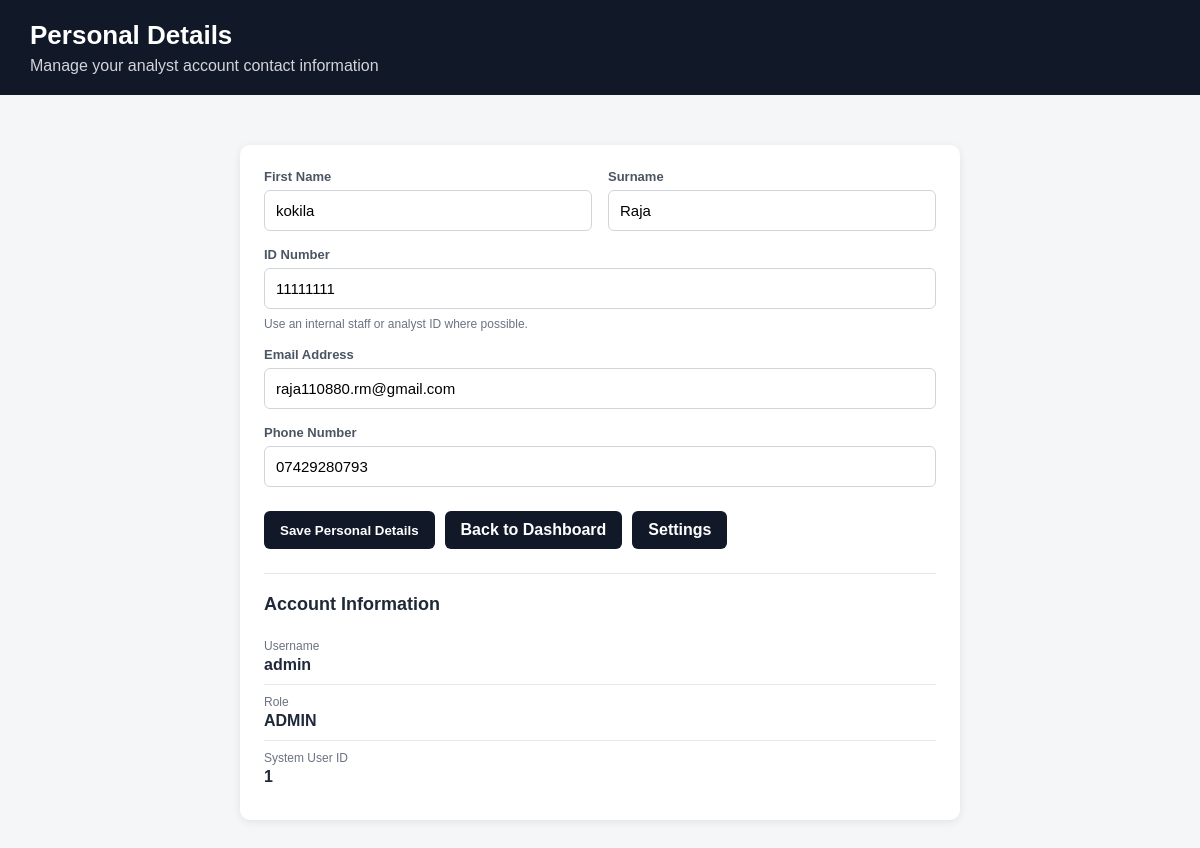
Screenshot of /profile (signed in) with the database file from the repository.
### tables this page shows
CREATE TABLE users (
            id INTEGER PRIMARY KEY AUTOINCREMENT,
            username TEXT NOT NULL UNIQUE,
            password_hash TEXT NOT NULL,
            role TEXT NOT NULL DEFAULT 'ANALYST',
            is_active INTEGER NOT NULL DEFAULT 1,
            created_at TEXT NOT NULL,
            last_login TEXT
        , first_name TEXT, surname TEXT, id_number TEXT, email TEXT, phone_number TEXT);

### app/main.py (the view)
@app.get("/profile")
def profile_page(
    request: Request,
):
    user = get_current_user(
        request
    )
    if not user:
        return RedirectResponse(
            url="/login",
            status_code=303,
        )
    profile = get_user_profile(
        user["id"]
    )
    if profile is None:
        raise HTTPException(
            status_code=404,
            detail="User profile not found",
        )
    return templates.TemplateResponse(
        request,
        "profile.html",
        {
            "user": user,
            "profile": profile,
            "error": None,
            "success": None,
        },
    )

### templates/profile.html (shortened to what this page needs)
<!DOCTYPE html>
<html lang="en">
<head>
</head>
<body>
<header>
    <h1>Personal Details</h1>
    <p>Manage your analyst account contact information</p>
</header>
<div class="container">
    <div class="card">
        <form method="post" action="/profile">
            <div class="form-grid">
                <div>
                    <label for="first_name">
                        First Name
                    </label>
                    <input
                        type="text"
                        id="first_name"
                        name="first_name"
                        value="{{ profile.first_name }}"
                        autocomplete="given-name"
                        required
                    >
                </div>
                <div>
                    <label for="surname">
                        Surname
                    </label>
                    <input
                        type="text"
                        id="surname"
                        name="surname"
                        value="{{ profile.surname }}"
                        autocomplete="family-name"
                        required
                    >
                </div>
                <div class="full-width">
                    <label for="id_number">
                        ID Number
                    </label>
                    <input
                        type="text"
                        id="id_number"
                        name="id_number"
                        value="{{ profile.id_number }}"
                        placeholder="Staff / analyst ID"
                    >
                    <div class="note">
                        Use an internal staff or analyst ID where possible.
                    </div>
                </div>
                <div class="full-width">
                    <label for="email">
                        Email Address
                    </label>
                    <input
                        type="email"
                        id="email"
                        name="email"
                        value="{{ profile.email }}"
                        autocomplete="email"
                    >
                </div>
                <div class="full-width">
                    <label for="phone_number">
                        Phone Number
                    </label>
                    <input
                        type="tel"
                        id="phone_number"
                        name="phone_number"
                        value="{{ profile.phone_number }}"
                        autocomplete="tel"
                    >
                </div>
            </div>
            <div class="button-row">
                <button type="submit">
                    Save Personal Details
                </button>
                <a
                    href="/dashboard"
                    class="button"
                >
                    Back to Dashboard
                </a>
                <a
                    href="/settings"
                    class="button"
                >
                    Settings
                </a>
            </div>
        </form>
        <div class="account-info">
            <h2>Account Information</h2>
            <div class="detail-row">
                <div class="detail-label">
                    Username
                </div>
                <div class="detail-value">
                    {{ profile.username }}
                </div>
            </div>
            <div class="detail-row">
                <div class="detail-label">
                    Role
                </div>
                <div class="detail-value">
                    {{ profile.role }}
                </div>
            </div>
            <div class="detail-row">
                <div class="detail-label">
                    System User ID
                </div>
                <div class="detail-value">
                    {{ profile.id }}
                </div>
            </div>
        </div>
    </div>
</div>
</body>
</html>

### templates/profile.html (style rules this page uses)
* { box-sizing: border-box; }
body { margin: 0; font-family: Arial, sans-serif; background: #f4f6f8; color: #1f2937; }
header { background: #111827; color: white; padding: 20px 30px; }
header h1 { margin: 0; font-size: 26px; }
header p { margin: 6px 0 0; color: #d1d5db; }
.container { max-width: 760px; margin: 30px auto; padding: 20px; }
.card { background: white; padding: 24px; border-radius: 10px; box-shadow: 0 2px 8px rgba(0,0,0,0.08); }
.form-grid { display: grid; grid-template-columns: 1fr 1fr; gap: 16px; }
.full-width { grid-column: 1 / -1; }
label { display: block; margin-bottom: 6px; font-size: 13px; color: #4b5563; font-weight: bold; }
input { width: 100%; padding: 11px; border: 1px solid #d1d5db; border-radius: 6px; font-size: 15px; }
.account-info { margin-top: 24px; padding-top: 20px; border-top: 1px solid #e5e7eb; }
.account-info h2 { margin: 0 0 14px; font-size: 18px; }
.detail-row { padding: 10px 0; border-bottom: 1px solid #e5e7eb; }
.detail-row:last-child { border-bottom: none; }
.detail-label { font-size: 12px; color: #6b7280; }
.detail-value { margin-top: 3px; font-weight: bold; }
.button-row { margin-top: 24px; display: flex; gap: 10px; flex-wrap: wrap; }
button, .button { display: inline-block; padding: 10px 16px; border: none; border-radius: 6px; background: #111827; color: white; text-decoration: none; cursor: pointer; font-weight: bold; }
.note { margin-top: 8px; font-size: 12px; color: #6b7280; }

### rows the page displays
users: first_name "kokila", surname "Raja", id_number "11111111", email "raja110880.rm@gmail.com", phone_number "07429280793", username "admin", role "ADMIN", id "1"
